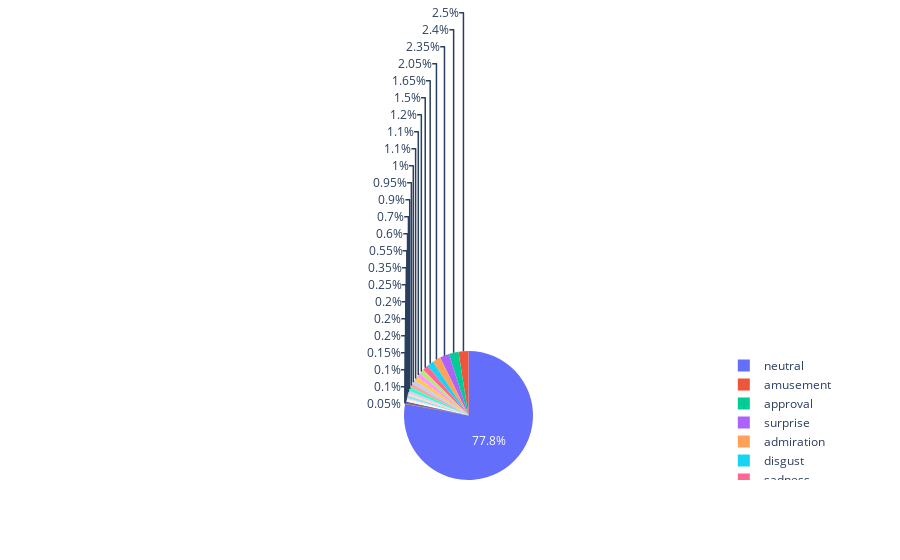

Here is the notebook cell this chart was saved with:
### Code cell
import plotly.express as px
fig = px.pie(freq,values='counts', names='unique_values')
fig.show()

### Figure 1 — Plotly figure (JSON) as saved in the notebook; plotly's stock layout.template omitted (floating-point values rounded to 4 significant figures)
{"data": [{"domain": {"x": [0, 1], "y": [0, 1]}, "hovertemplate": "unique_values=%{label}<br>counts=%{value}<extra></extra>", "labels": ["neutral", "amusement", "approval", "surprise", "admiration", "disgust", "sadness", "realization", "anger", "annoyance", "gratitude", "fear", "love", "excitement", "disapproval", "joy", "optimism", "caring", "disappointment", "curiosity", "desire", "remorse", "confusion", "pride", "nervousness"], "legendgroup": "", "name": "", "showlegend": true, "type": "pie", "values": [1557, 50, 48, 47, 41, 33, 30, 24, 22, 22, 20, 19, 18, 14, 12, 11, 7, 5, 4, 4, 4, 3, 2, 2, 1]}], "layout": {"legend": {"tracegroupgap": 0}, "margin": {"t": 60}}}
